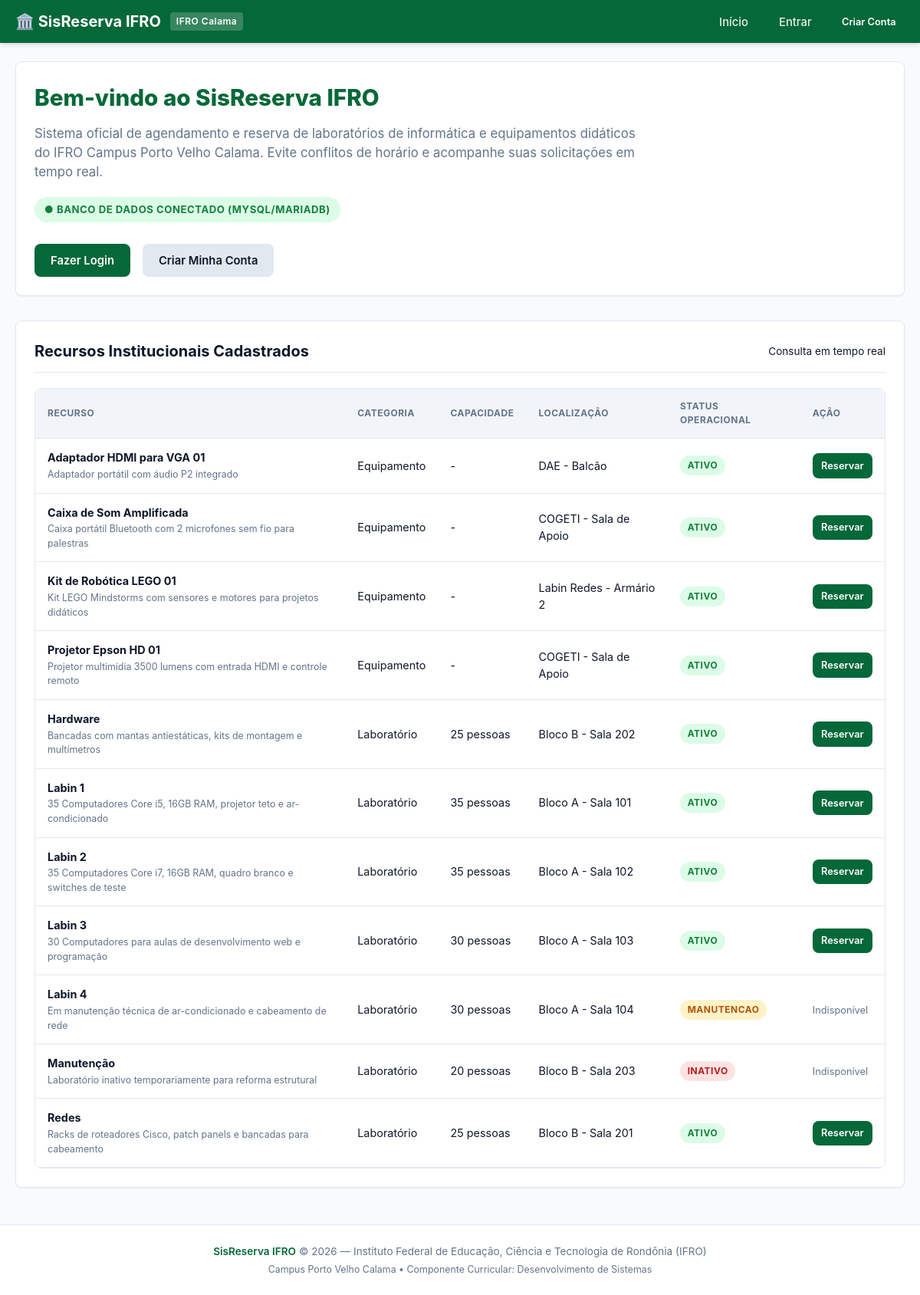
The page /public/index.php on the database its author committed.
### tables this page shows
CREATE TABLE IF NOT EXISTS `resources` (
  `id` INT UNSIGNED NOT NULL AUTO_INCREMENT,
  `name` VARCHAR(100) NOT NULL COMMENT 'Nome do recurso (ex: Labin 1, Projetor)',
  `category` VARCHAR(50) NOT NULL COMMENT 'Categoria (Laboratório ou Equipamento)',
  `capacity` INT NULL DEFAULT NULL COMMENT 'Capacidade de pessoas (para salas/laboratórios)',
  `location` VARCHAR(100) NOT NULL COMMENT 'Localização física (ex: Bloco A - Sala 101)',
  `description` TEXT NULL COMMENT 'Descrição detalhada dos equipamentos instalados',
  `status` ENUM('ATIVO', 'MANUTENCAO', 'INATIVO') NOT NULL DEFAULT 'ATIVO' COMMENT 'Estado operacional',
  `created_at` TIMESTAMP NOT NULL DEFAULT CURRENT_TIMESTAMP,
  `updated_at` TIMESTAMP NOT NULL DEFAULT CURRENT_TIMESTAMP ON UPDATE CURRENT_TIMESTAMP,
  PRIMARY KEY (`id`),
  KEY `idx_resources_status` (`status`),
  KEY `idx_resources_category` (`category`)
);

### includes/auth.php (called while the page is built, shortened)
<?php
require_once __DIR__ . '/functions.php';
function isLoggedIn(): bool
{
    return !empty($_SESSION['user']['id']);
}

### public/index.php (the view, shortened to what this page needs)
<?php
require_once __DIR__ . '/../includes/auth.php';
require_once __DIR__ . '/../includes/functions.php';
$dbStatus = false;
$resources = [];
try {
    $pdo = getDBConnection();
    $dbStatus = true;
    $stmt = $pdo->query('SELECT id, name, category, capacity, location, description, status FROM resources ORDER BY category ASC, name ASC');
    $resources = $stmt->fetchAll();
} catch (Exception $e) {
    $dbStatus = false;
    $dbMessage = $e->getMessage();
}
require_once __DIR__ . '/../includes/header.php';
?>
<div class="card" style="margin-bottom: 2rem;">
  <div style="display: flex; flex-direction: column; gap: 0.75rem;">
    <h1 style="color: var(--primary); font-size: 1.85rem; font-weight: 800;">
      Bem-vindo ao <?= e(APP_NAME) ?>
    </h1>
    <p style="color: var(--text-muted); font-size: 1.05rem; max-width: 800px;">
      Sistema oficial de agendamento e reserva de laboratórios de informática e equipamentos didáticos do IFRO Campus Porto Velho Calama. Evite conflitos de horário e acompanhe suas solicitações em tempo real.
    </p>
    <div style="margin-top: 0.5rem;">
      <?php if ($dbStatus): ?>
        <span class="badge badge-success" style="padding: 0.4rem 0.8rem; font-size: 0.825rem;">
          ● BANCO DE DADOS CONECTADO (MySQL/MariaDB)
        </span>
      <?php endif; ?>
    </div>
    <div style="display: flex; gap: 1rem; margin-top: 1rem; flex-wrap: wrap;">
      <?php if (isLoggedIn()): ?>
        <a href="<?= BASE_URL ?>/dashboard.php" class="btn btn-primary">Acessar Meu Painel</a>
        <a href="<?= BASE_URL ?>/reservas/nova.php" class="btn btn-secondary">Solicitar Nova Reserva</a>
      <?php else: ?>
        <a href="<?= BASE_URL ?>/login.php" class="btn btn-primary">Fazer Login</a>
        <a href="<?= BASE_URL ?>/cadastro.php" class="btn btn-secondary">Criar Minha Conta</a>
      <?php endif; ?>
    </div>
  </div>
</div>
<div class="card">
  <div class="card-header">
    <h2 class="card-title">Recursos Institucionais Cadastrados</h2>
    <span class="text-muted" style="font-size: 0.85rem;">Consulta em tempo real</span>
  </div>
  <?php if (empty($resources)): ?>
    <p style="color: var(--text-muted); padding: 1rem 0;">
      Nenhum recurso cadastrado no momento. Execute o script <code>database/seed.sql</code> no seu MySQL.
    </p>
  <?php else: ?>
    <div class="table-responsive">
      <table class="table">
        <thead>
          <tr>
            <th>Recurso</th>
            <th>Categoria</th>
            <th>Capacidade</th>
            <th>Localização</th>
            <th>Status Operacional</th>
            <th>Ação</th>
          </tr>
        </thead>
        <tbody>
          <?php foreach ($resources as $res): ?>
            <tr>
              <td>
                <strong><?= e($res['name']) ?></strong>
                <?php if (!empty($res['description'])): ?>
                  <div style="font-size: 0.775rem; color: var(--text-muted); margin-top: 2px;">
                    <?= e($res['description']) ?>
                  </div>
                <?php endif; ?>
              </td>
              <td><?= e($res['category']) ?></td>
              <td><?= $res['capacity'] ? e($res['capacity']) . ' pessoas' : '-' ?></td>
              <td><?= e($res['location']) ?></td>
              <td><?= renderResourceBadge($res['status']) ?></td>
              <td>
                <?php if ($res['status'] === 'ATIVO'): ?>
                  <a href="<?= BASE_URL . (isLoggedIn() ? '/reservas/nova.php?recurso_id=' . (int)$res['id'] : '/login.php') ?>"
                     class="btn btn-sm btn-primary">
                    Reservar
                  </a>
                <?php else: ?>
                  <span style="font-size: 0.8rem; color: var(--text-muted);">Indisponível</span>
                <?php endif; ?>
              </td>
            </tr>
          <?php endforeach; ?>
        </tbody>
      </table>
    </div>
  <?php endif; ?>
</div>
<?php require_once __DIR__ . '/../includes/footer.php'; ?>

### includes/header.php (shortened to what this page needs)
<?php
require_once __DIR__ . '/auth.php';
require_once __DIR__ . '/functions.php';
$user = currentUser();
?>
<!DOCTYPE html>
<html lang="pt-BR">
<head>
  <link rel="stylesheet" href="<?= ASSETS_URL ?>/css/style.css">
</head>
<body>
<header class="navbar">
  <div class="navbar-container">
    <a href="<?= BASE_URL . (isLoggedIn() ? '/dashboard.php' : '/index.php') ?>" class="navbar-brand">
      <span>🏛️ <?= e(APP_NAME) ?></span>
      <span class="navbar-brand-badge">IFRO Calama</span>
    </a>
    <nav>
      <ul class="navbar-menu">
        <?php if (isLoggedIn()): ?>
          <li><a href="<?= BASE_URL ?>/dashboard.php" class="nav-link">Dashboard</a></li>
          <li><a href="<?= BASE_URL ?>/reservas/nova.php" class="nav-link">Nova Reserva</a></li>
          <li><a href="<?= BASE_URL ?>/reservas/minhas.php" class="nav-link">Minhas Reservas</a></li>
          <?php if (isAdmin()): ?>
            <li><a href="<?= BASE_URL ?>/admin/index.php" class="nav-link">Painel Admin</a></li>
            <li><a href="<?= BASE_URL ?>/admin/recursos.php" class="nav-link">Recursos</a></li>
            <li><a href="<?= BASE_URL ?>/admin/reservas.php" class="nav-link">Moderação</a></li>
          <?php endif; ?>
          <li class="nav-user">
            <div class="user-badge">
              <span class="user-name"><?= e($user['name'] ?? 'Usuário') ?></span>
              <span class="user-role"><?= e($user['role'] ?? 'SOLICITANTE') ?></span>
            </div>
            <a href="<?= BASE_URL ?>/logout.php" class="btn-logout" data-confirm="Deseja realmente sair do sistema?">Sair</a>
          </li>
        <?php else: ?>
          <li><a href="<?= BASE_URL ?>/index.php" class="nav-link">Início</a></li>
          <li><a href="<?= BASE_URL ?>/login.php" class="nav-link">Entrar</a></li>
          <li><a href="<?= BASE_URL ?>/cadastro.php" class="nav-link btn btn-sm btn-primary" style="color:#fff;">Criar Conta</a></li>
        <?php endif; ?>
      </ul>
    </nav>
  </div>
</header>
<main class="main-content">

### includes/functions.php (shortened to what this page needs)
<?php
function e(mixed $value): string
{
    return htmlspecialchars((string)($value ?? ''), ENT_QUOTES, 'UTF-8');
}
function renderResourceBadge(string $status): string
{
    $status = strtoupper(trim($status));
    $classes = [
        'ATIVO'      => 'badge badge-success',
        'MANUTENCAO' => 'badge badge-warning',
        'INATIVO'    => 'badge badge-danger',
    ];
    $cls = $classes[$status] ?? 'badge badge-secondary';
    return '<span class="' . $cls . '">' . e($status) . '</span>';
}

### includes/footer.php (shortened to what this page needs)
</main>
<footer class="footer">
  <div class="footer-container">
    <p>
      <span class="footer-strong"><?= e(APP_NAME) ?></span> &copy; <?= date('Y') ?> —
      Instituto Federal de Educação, Ciência e Tecnologia de Rondônia (IFRO)
    </p>
    <p style="font-size: 0.775rem; margin-top: 0.25rem;">
      Campus Porto Velho Calama &bull; Componente Curricular: Desenvolvimento de Sistemas
    </p>
  </div>
</footer>
</body>
</html>

### assets/css/style.css (style rules this page uses)
:root { --primary: #056839; --primary-dark: #034827; --primary-light: #e8f5ed; --primary-hover: #04552e; --secondary: #475569; --success: #15803d; --success-bg: #dcfce7; --warning: #b45309; --warning-bg: #fef3c7; --danger: #b91c1c; --danger-bg: #fee2e2; --info: #0369a1; --info-bg: #e0f2fe; --bg-main: #f8fafc; --card-bg: #ffffff; --border: #e2e8f0; --text-main: #0f172a; --text-muted: #64748b; --text-inverse: #ffffff; --shadow-sm: 0 1px 2px 0 rgb(0 0 0 / 0.05); --shadow: 0 4px 6px -1px rgb(0 0 0 / 0.1), 0 2px 4px -2px rgb(0 0 0 / 0.1); --shadow-lg: 0 10px 15px -3px rgb(0 0 0 / 0.1), 0 4px 6px -4px rgb(0 0 0 / 0.1); --radius: 8px; --transition: all 0.2s ease-in-out; }
* { margin: 0; padding: 0; box-sizing: border-box; }
body { font-family: -apple-system, BlinkMacSystemFont, "Segoe UI", Roboto, Helvetica, Arial, sans-serif; background-color: var(--bg-main); color: var(--text-main); line-height: 1.5; display: flex; flex-direction: column; min-height: 100vh; }
.navbar { background-color: var(--primary); color: var(--text-inverse); box-shadow: var(--shadow); position: sticky; top: 0; z-index: 100; }
.navbar-container { max-width: 1200px; margin: 0 auto; padding: 0.75rem 1.25rem; display: flex; align-items: center; justify-content: space-between; }
.navbar-brand { display: flex; align-items: center; gap: 0.75rem; text-decoration: none; color: var(--text-inverse); font-weight: 700; font-size: 1.25rem; }
.navbar-brand-badge { background-color: rgba(255, 255, 255, 0.2); padding: 0.2rem 0.5rem; border-radius: 4px; font-size: 0.75rem; font-weight: 600; letter-spacing: 0.5px; }
.navbar-menu { display: flex; align-items: center; gap: 1rem; list-style: none; }
.nav-link { color: rgba(255, 255, 255, 0.9); text-decoration: none; padding: 0.5rem 0.75rem; border-radius: var(--radius); font-size: 0.925rem; font-weight: 500; transition: var(--transition); }
.main-content { flex: 1; max-width: 1200px; width: 100%; margin: 1.5rem auto; padding: 0 1.25rem; }
.card { background-color: var(--card-bg); border: 1px solid var(--border); border-radius: var(--radius); box-shadow: var(--shadow-sm); padding: 1.5rem; margin-bottom: 1.5rem; }
.card-header { display: flex; justify-content: space-between; align-items: center; margin-bottom: 1.25rem; padding-bottom: 0.75rem; border-bottom: 1px solid var(--border); }
.card-title { font-size: 1.25rem; font-weight: 700; color: var(--text-main); }
.btn { display: inline-flex; align-items: center; justify-content: center; gap: 0.5rem; padding: 0.6rem 1.25rem; border-radius: var(--radius); font-size: 0.925rem; font-weight: 600; text-decoration: none; cursor: pointer; border: 1px solid transparent; transition: var(--transition); }
.btn-primary { background-color: var(--primary); color: #fff; }
.btn-secondary { background-color: #e2e8f0; color: var(--text-main); }
.btn-sm { padding: 0.35rem 0.65rem; font-size: 0.8rem; }
.table-responsive { width: 100%; overflow-x: auto; border: 1px solid var(--border); border-radius: var(--radius); }
.table { width: 100%; border-collapse: collapse; text-align: left; font-size: 0.9rem; background-color: #fff; }
.table th, .table td { padding: 0.875rem 1rem; border-bottom: 1px solid var(--border); vertical-align: middle; }
.table th { background-color: #f1f5f9; font-weight: 700; color: var(--text-muted); text-transform: uppercase; font-size: 0.75rem; letter-spacing: 0.5px; }
.badge { display: inline-block; padding: 0.25rem 0.6rem; font-size: 0.75rem; font-weight: 700; border-radius: 9999px; text-transform: uppercase; letter-spacing: 0.5px; }
.badge-success { background-color: var(--success-bg); color: var(--success); }
.badge-warning { background-color: var(--warning-bg); color: var(--warning); }
.badge-danger { background-color: var(--danger-bg); color: var(--danger); }
.footer { background-color: #ffffff; border-top: 1px solid var(--border); padding: 1.5rem 1.25rem; margin-top: auto; text-align: center; font-size: 0.85rem; color: var(--text-muted); }
.footer-strong { color: var(--primary); font-weight: 600; }

### rows shown on the page
resources: name "Adaptador HDMI para VGA 01", description "Adaptador portátil com áudio P2 integrado", category "Equipamento", location "DAE - Balcão", status "ATIVO"
resources: name "Caixa de Som Amplificada", description "Caixa portátil Bluetooth com 2 microfones sem fio para palestras", category "Equipamento", location "COGETI - Sala de Apoio", status "ATIVO"
resources: name "Kit de Robótica LEGO 01", description "Kit LEGO Mindstorms com sensores e motores para projetos didáticos", category "Equipamento", location "Labin Redes - Armário 2", status "ATIVO"
resources: name "Projetor Epson HD 01", description "Projetor multimídia 3500 lumens com entrada HDMI e controle remoto", category "Equipamento", location "COGETI - Sala de Apoio", status "ATIVO"
resources: name "Hardware", description "Bancadas com mantas antiestáticas, kits de montagem e multímetros", category "Laboratório", capacity "25", location "Bloco B - Sala 202", status "ATIVO"
resources: name "Labin 1", description "35 Computadores Core i5, 16GB RAM, projetor teto e ar-condicionado", category "Laboratório", capacity "35", location "Bloco A - Sala 101", status "ATIVO"
resources: name "Labin 2", description "35 Computadores Core i7, 16GB RAM, quadro branco e switches de teste", category "Laboratório", capacity "35", location "Bloco A - Sala 102", status "ATIVO"
resources: name "Labin 3", description "30 Computadores para aulas de desenvolvimento web e programação", category "Laboratório", capacity "30", location "Bloco A - Sala 103", status "ATIVO"
resources: name "Labin 4", description "Em manutenção técnica de ar-condicionado e cabeamento de rede", category "Laboratório", capacity "30", location "Bloco A - Sala 104", status "MANUTENCAO", shows "Indisponível"
resources: name "Manutenção", description "Laboratório inativo temporariamente para reforma estrutural", category "Laboratório", capacity "20", location "Bloco B - Sala 203", status "INATIVO", shows "Indisponível"
resources: name "Redes", description "Racks de roteadores Cisco, patch panels e bancadas para cabeamento", category "Laboratório", capacity "25", location "Bloco B - Sala 201", status "ATIVO"

### other values the page prints
APP_NAME "SisReserva IFRO"
